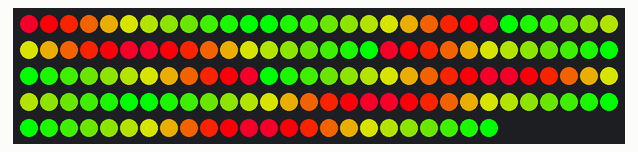
Bench run of a sketch on a simulated Arduino Uno, built with avr-gcc and run on an emulated ATmega328P. Shown: 144 RGB LEDs in strip order, left to right, continuing on the next row. Colours are those a GRB WS2812 strip shows for the declared byte order.

Above: at 0.24 s.
At 5.37 s:
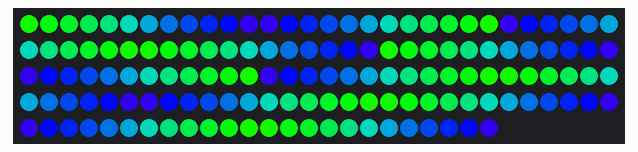
At 10.18 s:
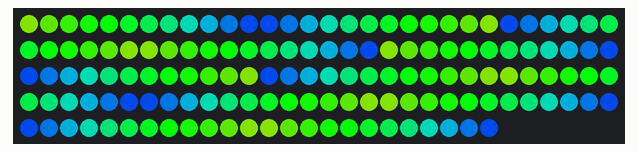
At 20.12 s:
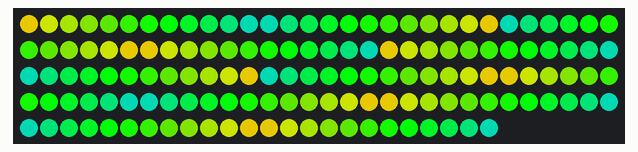
At 29.73 s:
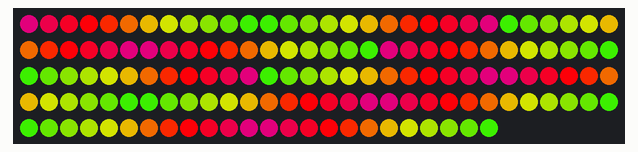
At 39.67 s:
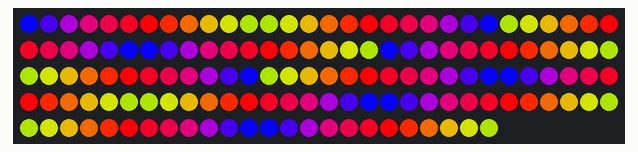

The sketch:

Rainbow_Pulse.ino
```cpp
#include <FastLED.h>
#define LED_PIN 5
#define NUM_LEDS 144
#define BRIGHTNESS 255
#define LED_TYPE WS2812B
#define COLOR_ORDER RGB
#define RATE 10
#define GAP 10
#define NUM_X 12

CRGB leds[NUM_LEDS];

#define BRIGHTNESS 255
#define FRAMES_PER_SECOND 120

int start_hue;
int delta_hue = 10;

int ROW = NUM_LEDS / NUM_X;

void setup()
{
  FastLED.addLeds<LED_TYPE, LED_PIN, COLOR_ORDER>(leds, NUM_LEDS).setCorrection(TypicalLEDStrip);
  Serial.begin(9600);
  FastLED.setBrightness(BRIGHTNESS);
}

void loop()
{
  start_hue = -1 * millis() / RATE;
  for (int i = 0; i < ROW; i++)
  {
    // Row 1
    leds[ROW - 1 - i] = CHSV(start_hue, 255, 255);
    // Row 2
    leds[ROW + i] = CHSV(start_hue, 255, 255);
    // Row 3
    leds[i + (ROW * 2)] = CHSV(start_hue, 255, 255);
    // Row 4
    leds[ROW * 4 - 1 - i] = CHSV(start_hue, 255, 255);
    // Row 5
    leds[ROW * 5 - 1 - i] = CHSV(start_hue, 255, 255);
    // Row 6
    leds[ROW * 5 + i] = CHSV(start_hue, 255, 255);
    // Row 7
    leds[i + ROW * 6] = CHSV(start_hue, 255, 255);
    // Row 8
    leds[ROW * 8 - 1 - i] = CHSV(start_hue, 255, 255);
    // Row 9
    leds[i + ROW * 8] = CHSV(start_hue, 255, 255);
    // Row 10
    leds[ROW * 10 - 1 - i] = CHSV(start_hue, 255, 255);
    // Row 11
    leds[i + ROW * 10] = CHSV(start_hue, 255, 255);
    // Row 12
    leds[NUM_LEDS - 1 - i] = CHSV(start_hue, 255, 255);

    start_hue += delta_hue;
    FastLED.show();
  };
}
```
